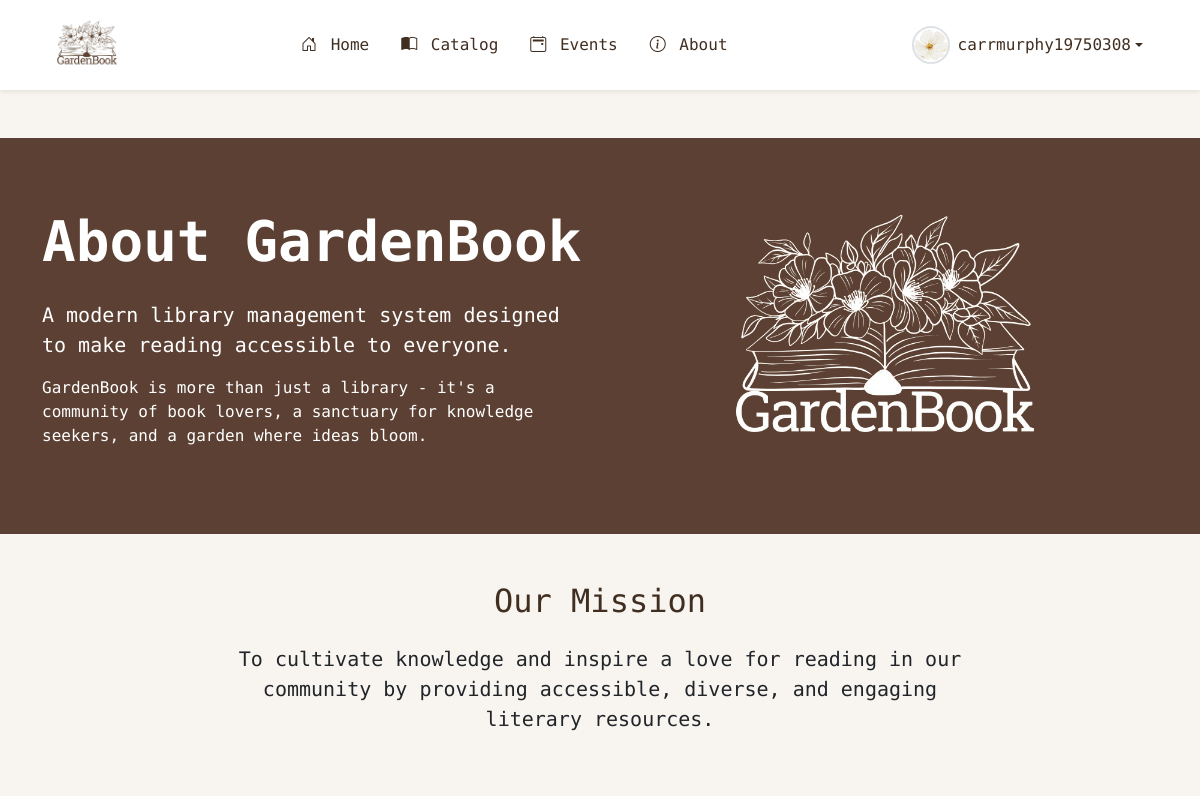
Before: /about (signed in, upper part) with the older database file.
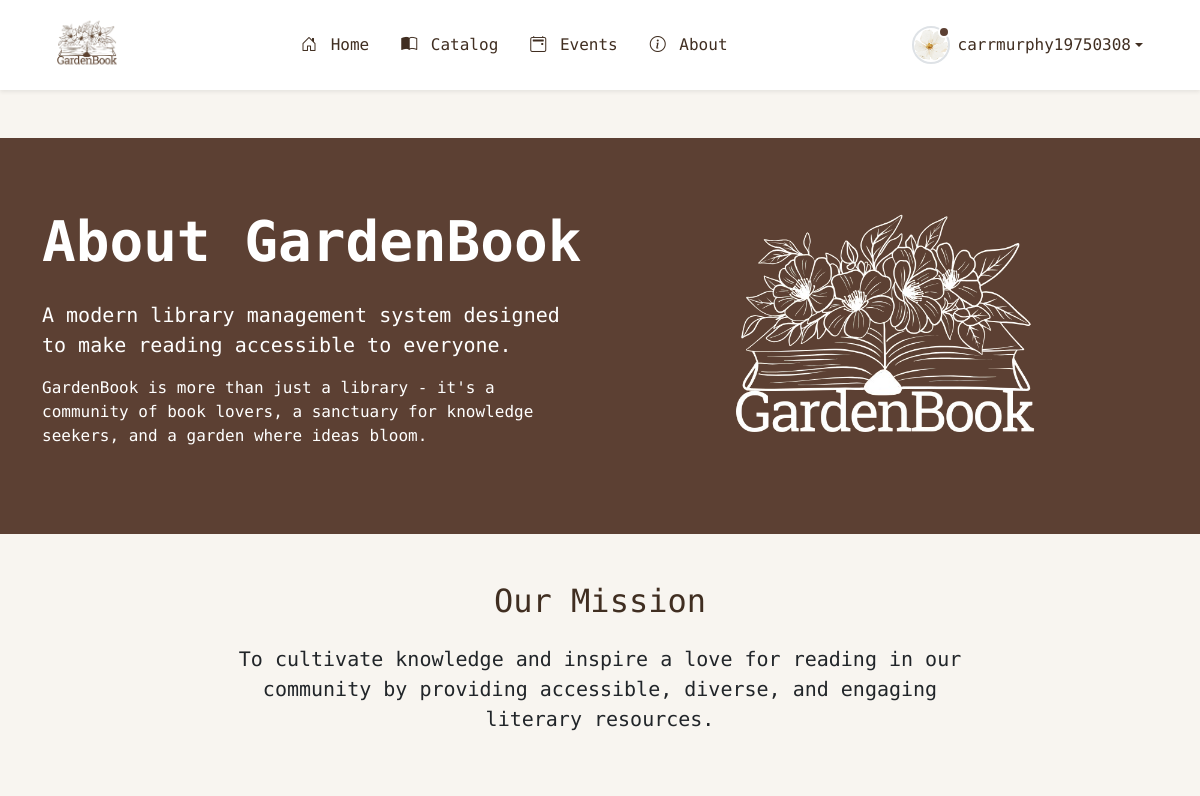
After: the same page with the newer database file.
### theApp/views.py (the view)
# urls.py: path('about', views.about, name='about'),
def about(request):
  return render(request, 'about.html')

### templates/about.html (shortened to what this page needs)
{% extends 'base.html' %}
{% load static %}
{% block content %}
<div class="py-5 bg-light-brown">
  <section class="bg-brown text-white py-5 mb-5">
    <div class="container">
      <div class="row align-items-center">
        <div class="col-lg-6 mb-4 mb-lg-0">
          <h1 class="display-4 fw-bold mb-4">About GardenBook</h1>
          <p class="lead">A modern library management system designed to make reading accessible to everyone.</p>
          <p>GardenBook is more than just a library - it's a community of book lovers, a sanctuary for knowledge
            seekers, and a garden where ideas bloom.</p>
        </div>
        <div class="col-lg-6 text-center">
          <img src="{% static 'assets/brand/logo-white-rbg.png' %}" alt="GardenBook Logo" class="img-fluid"
            style="max-width: 300px;">
        </div>
      </div>
    </div>
  </section>
  <section class="container mb-5">
    <div class="row">
      <div class="col-lg-8 mx-auto text-center">
        <h2 class="text-brown mb-4">Our Mission</h2>
        <p class="lead">To cultivate knowledge and inspire a love for reading in our community by providing accessible,
          diverse, and engaging literary resources.</p>
      </div>
    </div>
  </section>
</div>
{% endblock %}

### templates/base.html (shortened to what this page needs)
{% load static %}
<!DOCTYPE html>
<html lang="en">
<head>
  <link href="{% static 'assets/dist/css/bootstrap.min.css' %}" rel="stylesheet">
  <link rel="stylesheet" href="https://cdn.jsdelivr.net/npm/bootstrap-icons@1.11.3/font/bootstrap-icons.min.css">
  <link rel="stylesheet" href="{% static 'css/base.css' %}">
</head>
<body>
  <header class="client-nav shadow-sm sticky-top bg-white">
    <div class="container">
      <div class="row align-items-center py-2">
        <div class="col-auto">
          <a href="{% url 'home' %}" class="d-flex align-items-center text-decoration-none">
            <img src="{% static 'assets/brand/_logo-nobg.png' %}" alt="GardenBook" width="60" height="60"
              class="img-fluid">
          </a>
        </div>
        <div class="col text-center">
          <nav class="nav justify-content-center">
            <a href="{% url 'home' %}"
              class="nav-link px-3 {% if request.path == '/' %}fw-bold border-bottom border-brown{% endif %}">
              <i class="bi bi-house-door"></i>
              <span class="d-none d-md-inline ms-1">Home</span>
            </a>
            <a href="{% url 'catalog' %}"
              class="nav-link px-3 {% if '/catalog/' in request.path %}fw-bold border-bottom border-brown{% endif %}">
              <i class="bi bi-book-half"></i>
              <span class="d-none d-md-inline ms-1">Catalog</span>
            </a>
            <a href="{% url 'events' %}"
              class="nav-link px-3 {% if '/events/' in request.path %}fw-bold border-bottom border-brown{% endif %}">
              <i class="bi bi-calendar2-event"></i>
              <span class="d-none d-md-inline ms-1">Events</span>
            </a>
            <a href="{% url 'about' %}"
              class="nav-link px-3 {% if '/about/' in request.path %}fw-bold border-bottom border-brown{% endif %}">
              <i class="bi bi-info-circle"></i>
              <span class="d-none d-md-inline ms-1">About</span>
            </a>
          </nav>
        </div>
        <div class="col-auto">
          {% if request.user.is_authenticated %}
          <div class="d-flex align-items-center">
            <div class="dropdown">
              <a href="#" class="d-flex align-items-center text-decoration-none dropdown-toggle" id="userDropdown"
                data-bs-toggle="dropdown" aria-expanded="false">
                <div class="profile-wrapper">
                  {% if request.user.profile_pic %}
                  <img src="{{ request.user.profile_pic.url }}" alt="Profile"
                    class="rounded-circle border border-2 border-green-dark" width="38" height="38">
                  {% else %}
                  <img src="{% static 'profile_pic2.png' %}" alt="Profile"
                    class="rounded-circle border border-2 border-green-dark" width="38" height="38">
                  {% endif %}
                  {% if request.user.unread_alerts > 0 %}
                  <span class="profile-notification"></span>
                  {% endif %}
                </div>
                <span class="d-none d-lg-inline ms-2 text-brown">{{ request.user.username }}</span>
              </a>
            </div>
          </div>
          {% endif %}
        </div>
      </div>
    </div>
  </header>
  <main>
    {% block content %}
    {% endblock %}
  </main>
</body>
</html>

Changed rows visible on the page:
changed Person "carrmurphy19750308": unread_alerts 0 → 3 (drawn)
